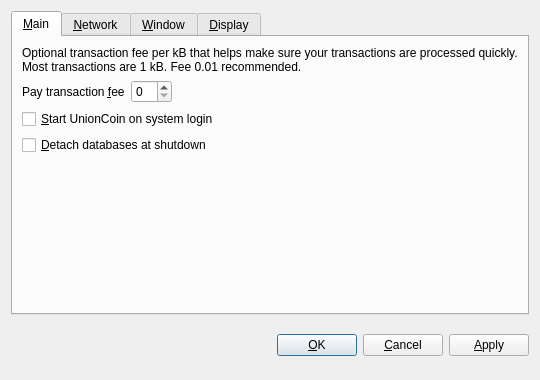
<?xml version="1.0" encoding="UTF-8"?>
<ui version="4.0">
 <class>OptionsDialog</class>
 <widget class="QDialog" name="OptionsDialog">
  <property name="geometry">
   <rect>
    <x>0</x>
    <y>0</y>
    <width>540</width>
    <height>380</height>
   </rect>
  </property>
  <property name="windowTitle">
   <string>Options</string>
  </property>
  <property name="modal">
   <bool>true</bool>
  </property>
  <layout class="QVBoxLayout" name="verticalLayout">
   <item>
    <widget class="QTabWidget" name="tabWidget">
     <property name="tabPosition">
      <enum>QTabWidget::North</enum>
     </property>
     <property name="currentIndex">
      <number>0</number>
     </property>
     <widget class="QWidget" name="tabMain">
      <attribute name="title">
       <string>&amp;Main</string>
      </attribute>
      <layout class="QVBoxLayout" name="verticalLayout_Main">
       <item>
        <widget class="QLabel" name="transactionFeeInfoLabel">
         <property name="text">
          <string>Optional transaction fee per kB that helps make sure your transactions are processed quickly. Most transactions are 1 kB. Fee 0.01 recommended.</string>
         </property>
         <property name="textFormat">
          <enum>Qt::PlainText</enum>
         </property>
         <property name="wordWrap">
          <bool>true</bool>
         </property>
        </widget>
       </item>
       <item>
        <layout class="QHBoxLayout" name="horizontalLayout_Main">
         <item>
          <widget class="QLabel" name="transactionFeeLabel">
           <property name="text">
            <string>Pay transaction &amp;fee</string>
           </property>
           <property name="textFormat">
            <enum>Qt::PlainText</enum>
           </property>
           <property name="buddy">
            <cstring>transactionFee</cstring>
           </property>
          </widget>
         </item>
         <item>
          <widget class="BitcoinAmountField" name="transactionFee"/>
         </item>
         <item>
          <spacer name="horizontalSpacer_Main">
           <property name="orientation">
            <enum>Qt::Horizontal</enum>
           </property>
           <property name="sizeHint" stdset="0">
            <size>
             <width>40</width>
             <height>20</height>
            </size>
           </property>
          </spacer>
         </item>
        </layout>
       </item>
       <item>
        <widget class="QCheckBox" name="bitcoinAtStartup">
         <property name="toolTip">
          <string>Automatically start UnionCoin after logging in to the system.</string>
         </property>
         <property name="text">
          <string>&amp;Start UnionCoin on system login</string>
         </property>
        </widget>
       </item>
       <item>
        <widget class="QCheckBox" name="detachDatabases">
         <property name="toolTip">
          <string>Detach block and address databases at shutdown. This means they can be moved to another data directory, but it slows down shutdown. The wallet is always detached.</string>
         </property>
         <property name="text">
          <string>&amp;Detach databases at shutdown</string>
         </property>
        </widget>
       </item>
       <item>
        <spacer name="verticalSpacer_Main">
         <property name="orientation">
          <enum>Qt::Vertical</enum>
         </property>
         <property name="sizeHint" stdset="0">
          <size>
           <width>20</width>
           <height>40</height>
          </size>
         </property>
        </spacer>
       </item>
      </layout>
     </widget>
     <widget class="QWidget" name="tabNetwork">
      <attribute name="title">
       <string>&amp;Network</string>
      </attribute>
      <layout class="QVBoxLayout" name="verticalLayout_Network">
       <item>
        <widget class="QCheckBox" name="mapPortUpnp">
         <property name="toolTip">
          <string>Automatically open the UnionCoin client port on the router. This only works when your router supports UPnP and it is enabled.</string>
         </property>
         <property name="text">
          <string>Map port using &amp;UPnP</string>
         </property>
        </widget>
       </item>
       <item>
        <widget class="QCheckBox" name="connectSocks">
         <property name="toolTip">
          <string>Connect to the UnionCoin network through a SOCKS proxy (e.g. when connecting through Tor).</string>
         </property>
         <property name="text">
          <string>&amp;Connect through SOCKS proxy:</string>
         </property>
        </widget>
       </item>
       <item>
        <layout class="QHBoxLayout" name="horizontalLayout_Network">
         <item>
          <widget class="QLabel" name="proxyIpLabel">
           <property name="text">
            <string>Proxy &amp;IP:</string>
           </property>
           <property name="textFormat">
            <enum>Qt::PlainText</enum>
           </property>
           <property name="buddy">
            <cstring>proxyIp</cstring>
           </property>
          </widget>
         </item>
         <item>
          <widget class="QValidatedLineEdit" name="proxyIp">
           <property name="maximumSize">
            <size>
             <width>140</width>
             <height>16777215</height>
            </size>
           </property>
           <property name="toolTip">
            <string>IP address of the proxy (e.g. 127.0.0.1)</string>
           </property>
          </widget>
         </item>
         <item>
          <widget class="QLabel" name="proxyPortLabel">
           <property name="text">
            <string>&amp;Port:</string>
           </property>
           <property name="textFormat">
            <enum>Qt::PlainText</enum>
           </property>
           <property name="buddy">
            <cstring>proxyPort</cstring>
           </property>
          </widget>
         </item>
         <item>
          <widget class="QLineEdit" name="proxyPort">
           <property name="maximumSize">
            <size>
             <width>55</width>
             <height>16777215</height>
            </size>
           </property>
           <property name="toolTip">
            <string>Port of the proxy (e.g. 9050)</string>
           </property>
          </widget>
         </item>
         <item>
          <widget class="QLabel" name="socksVersionLabel">
           <property name="text">
            <string>SOCKS &amp;Version:</string>
           </property>
           <property name="textFormat">
            <enum>Qt::PlainText</enum>
           </property>
           <property name="buddy">
            <cstring>socksVersion</cstring>
           </property>
          </widget>
         </item>
         <item>
          <widget class="QValueComboBox" name="socksVersion">
           <property name="toolTip">
            <string>SOCKS version of the proxy (e.g. 5)</string>
           </property>
          </widget>
         </item>
         <item>
          <spacer name="horizontalSpacer_Network">
           <property name="orientation">
            <enum>Qt::Horizontal</enum>
           </property>
           <property name="sizeHint" stdset="0">
            <size>
             <width>40</width>
             <height>20</height>
            </size>
           </property>
          </spacer>
         </item>
        </layout>
       </item>
       <item>
        <spacer name="verticalSpacer_Network">
         <property name="orientation">
          <enum>Qt::Vertical</enum>
         </property>
         <property name="sizeHint" stdset="0">
          <size>
           <width>20</width>
           <height>40</height>
          </size>
         </property>
        </spacer>
       </item>
      </layout>
     </widget>
     <widget class="QWidget" name="tabWindow">
      <attribute name="title">
       <string>&amp;Window</string>
      </attribute>
      <layout class="QVBoxLayout" name="verticalLayout_Window">
       <item>
        <widget class="QCheckBox" name="minimizeToTray">
         <property name="toolTip">
          <string>Show only a tray icon after minimizing the window.</string>
         </property>
         <property name="text">
          <string>&amp;Minimize to the tray instead of the taskbar</string>
         </property>
        </widget>
       </item>
       <item>
        <widget class="QCheckBox" name="minimizeOnClose">
         <property name="toolTip">
          <string>Minimize instead of exit the application when the window is closed. When this option is enabled, the application will be closed only after selecting Quit in the menu.</string>
         </property>
         <property name="text">
          <string>M&amp;inimize on close</string>
         </property>
        </widget>
       </item>
       <item>
        <spacer name="verticalSpacer_Window">
         <property name="orientation">
          <enum>Qt::Vertical</enum>
         </property>
         <property name="sizeHint" stdset="0">
          <size>
           <width>20</width>
           <height>40</height>
          </size>
         </property>
        </spacer>
       </item>
      </layout>
     </widget>
     <widget class="QWidget" name="tabDisplay">
      <attribute name="title">
       <string>&amp;Display</string>
      </attribute>
      <layout class="QVBoxLayout" name="verticalLayout_Display">
       <item>
        <layout class="QHBoxLayout" name="horizontalLayout_1_Display">
         <item>
          <widget class="QLabel" name="langLabel">
           <property name="text">
            <string>User Interface &amp;language:</string>
           </property>
           <property name="textFormat">
            <enum>Qt::PlainText</enum>
           </property>
           <property name="buddy">
            <cstring>lang</cstring>
           </property>
          </widget>
         </item>
         <item>
          <widget class="QValueComboBox" name="lang">
           <property name="toolTip">
            <string>The user interface language can be set here. This setting will take effect after restarting UnionCoin.</string>
           </property>
          </widget>
         </item>
        </layout>
       </item>
       <item>
        <layout class="QHBoxLayout" name="horizontalLayout_2_Display">
         <item>
          <widget class="QLabel" name="unitLabel">
           <property name="text">
            <string>&amp;Unit to show amounts in:</string>
           </property>
           <property name="textFormat">
            <enum>Qt::PlainText</enum>
           </property>
           <property name="buddy">
            <cstring>unit</cstring>
           </property>
          </widget>
         </item>
         <item>
          <widget class="QValueComboBox" name="unit">
           <property name="toolTip">
            <string>Choose the default subdivision unit to show in the interface and when sending coins.</string>
           </property>
          </widget>
         </item>
        </layout>
       </item>
       <item>
        <widget class="QCheckBox" name="displayAddresses">
         <property name="toolTip">
          <string>Whether to show UnionCoin addresses in the transaction list or not.</string>
         </property>
         <property name="text">
          <string>&amp;Display addresses in transaction list</string>
         </property>
        </widget>
       </item>
       <item>
        <widget class="QCheckBox" name="coinControlFeatures">
         <property name="toolTip">
          <string>Whether to show coin control features or not.</string>
         </property>
         <property name="text">
          <string>Display coin &amp;control features (experts only!)</string>
         </property>
        </widget>
       </item>
       <item>
        <spacer name="verticalSpacer_Display">
         <property name="orientation">
          <enum>Qt::Vertical</enum>
         </property>
         <property name="sizeHint" stdset="0">
          <size>
           <width>20</width>
           <height>40</height>
          </size>
         </property>
        </spacer>
       </item>
      </layout>
     </widget>
    </widget>
   </item>
   <item>
    <layout class="QHBoxLayout" name="horizontalLayout_Buttons">
     <item>
      <spacer name="horizontalSpacer_1">
       <property name="orientation">
        <enum>Qt::Horizontal</enum>
       </property>
       <property name="sizeHint" stdset="0">
        <size>
         <width>40</width>
         <height>48</height>
        </size>
       </property>
      </spacer>
     </item>
     <item>
      <widget class="QLabel" name="statusLabel">
       <property name="font">
        <font>
         <weight>75</weight>
         <bold>true</bold>
        </font>
       </property>
       <property name="text">
        <string/>
       </property>
       <property name="textFormat">
        <enum>Qt::PlainText</enum>
       </property>
       <property name="wordWrap">
        <bool>true</bool>
       </property>
      </widget>
     </item>
     <item>
      <spacer name="horizontalSpacer_2">
       <property name="orientation">
        <enum>Qt::Horizontal</enum>
       </property>
       <property name="sizeHint" stdset="0">
        <size>
         <width>40</width>
         <height>48</height>
        </size>
       </property>
      </spacer>
     </item>
     <item>
      <widget class="QPushButton" name="okButton">
       <property name="text">
        <string>&amp;OK</string>
       </property>
      </widget>
     </item>
     <item>
      <widget class="QPushButton" name="cancelButton">
       <property name="text">
        <string>&amp;Cancel</string>
       </property>
       <property name="autoDefault">
        <bool>false</bool>
       </property>
      </widget>
     </item>
     <item>
      <widget class="QPushButton" name="applyButton">
       <property name="text">
        <string>&amp;Apply</string>
       </property>
       <property name="autoDefault">
        <bool>false</bool>
       </property>
      </widget>
     </item>
    </layout>
   </item>
  </layout>
 </widget>
 <customwidgets>
  <customwidget>
   <class>BitcoinAmountField</class>
   <extends>QSpinBox</extends>
   <header>bitcoinamountfield.h</header>
  </customwidget>
  <customwidget>
   <class>QValueComboBox</class>
   <extends>QComboBox</extends>
   <header>qvaluecombobox.h</header>
  </customwidget>
  <customwidget>
   <class>QValidatedLineEdit</class>
   <extends>QLineEdit</extends>
   <header>qvalidatedlineedit.h</header>
  </customwidget>
 </customwidgets>
 <resources/>
 <connections/>
</ui>
